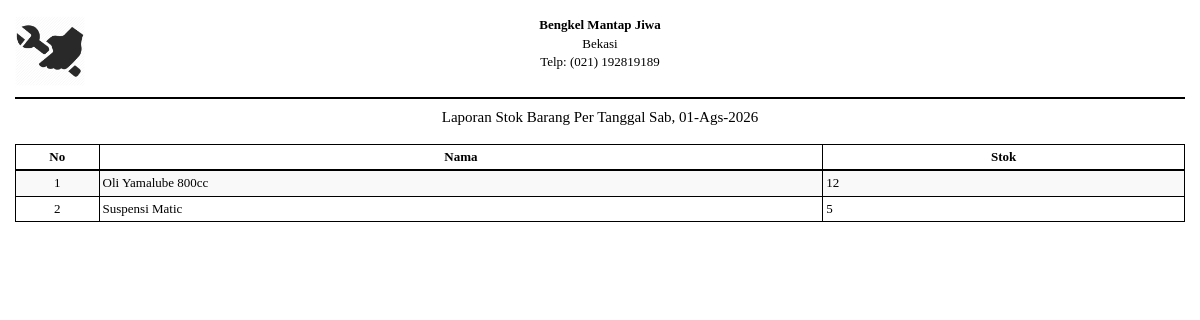
Screenshot of /barang_stok.php (signed in) with the database file from the repository.
### tables this page shows
CREATE TABLE IF NOT EXISTS `barangjasa` (
  `id_brg` int(11) NOT NULL,
  `nama` varchar(100) NOT NULL,
  `jenis` varchar(20) NOT NULL,
  `stok` varchar(10) NOT NULL,
  `harga` varchar(20) NOT NULL,
  `keterangan` text NOT NULL,
  `id_adm` int(11) NOT NULL
);

### dist/config/library.php (called while the page is built, shortened)
<?php
function IndonesiaTgl($tanggal){
	$tgl=substr($tanggal,8,2);
	$bln=substr($tanggal,5,2);
	$thn=substr($tanggal,0,4);
	$tanggal="$tgl-$bln-$thn";
	return $tanggal;
}
?>

### dist/function/format_tanggal.php (called while the page is built, shortened)
<?php
	function format_tanggal($tgl) {
		$blns = array("", "Jan", "Feb", "Mar", "Apr", "Mei", "Jun", "Jul", "Ags", "Sep", "Okt", "Nov", "Des");
		$hrs = array("Min", "Sen", "Sel", "Rab", "Kam", "Jum", "Sab");
		$tgls = getdate(strtotime($tgl));
		$hr = (strlen($tgls['mday']) == 1 ? "0". $tgls['mday'] : $tgls['mday']);
		$tanggal = $hrs[$tgls['wday']] .", ". $hr ."-". $blns[$tgls['mon']] ."-". $tgls['year'];
		return $tanggal;
	}
?>

### barang_stok.php (the view, shortened to what this page needs)
<?php
	include("sess_check.php");
	include("dist/function/format_tanggal.php");
	$tanggal 	 = date('Y-m-d');
?>
<!DOCTYPE html>
<html lang="en">
<head>
	<link href="libs/bootstrap/dist/css/bootstrap.min.css" rel="stylesheet">
	<link href="dist/css/offline-font.css" rel="stylesheet">
	<link href="dist/css/custom-report.css" rel="stylesheet">
	<link href="libs/font-awesome/css/font-awesome.min.css" rel="stylesheet" type="text/css">
</head>
<body>
	<section id="header-kop">
		<div class="container-fluid">
			<table class="table table-borderless">
				<tbody>
					<tr>
						<td class="text-left" width="20%">
							<img src="foto/logo.png" alt="logo-dkm" width="70" />
						</td>
						<td class="text-center" width="60%">
						<b>Bengkel Mantap Jiwa</b> <br>
						Bekasi<br>
						Telp: (021) 192819189<br>
						<td class="text-right" width="20%">
						</td>
					</tr>
				</tbody>
			</table>
			<hr class="line-top" />
		</div>
	</section>
	<section id="body-of-report">
		<div class="container-fluid">
			<h5 class="text-center">Laporan Stok Barang Per Tanggal <?php echo format_tanggal($tanggal);?></h5>
			<br />
								<table class="table table-striped table-bordered table-hover" id="tabel-data">
									<thead>
										<tr>
											<th width="1%">No</th>
											<th width="10%">Nama</th>
											<th width="5%">Stok</th>
										</tr>
									</thead>
									<tbody>
										<?php
											$i = 1;
											$sql = "SELECT * FROM barangjasa WHERE jenis='barang' ORDER BY nama ASC";
											$ress = mysqli_query($conn, $sql);
											while($data = mysqli_fetch_array($ress)) {
												echo '<tr>';
												echo '<td class="text-center">'. $i .'</td>';
												echo '<td>' . htmlspecialchars($data['nama']) .'</td>';
												echo '<td>' . htmlspecialchars($data['stok']) .'</td>';
												echo '</tr>';
												$i++;
											}
										?>
									</tbody>
								</table>
			<br />
		</div>
	</section>
</body>
</html>

### rows the page displays
barangjasa: nama "Oli Yamalube 800cc", stok "12"
barangjasa: nama "Suspensi Matic", stok "5"
